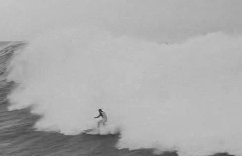
#> input picture optical-flow/JPEGS/surf/frame_17.jpg, 242 x 156 px; its folder holds 4 pictures in this run
$ python ans1_farneback.py
#> lines starting #> are read from the running program, lines starting #| are printed output that depends on the picture; after the words box and inside, x2 and y2 are one past the last pixel; in counts of white or black regions, pixels touching at a corner belong together
import cv2
import argparse
import sys
import numpy as np
from skimage.io import imread_collection

# [5 lines of commented-out code are left out]
col_dir = '/home/hamidreza/cv/HW/hw7/JPEGS/surf/*.jpg'
images = imread_collection(col_dir)
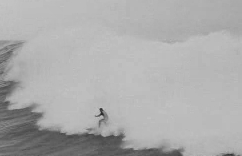
#> input picture optical-flow/JPEGS/surf/frame_19.jpg, 242 x 156 px
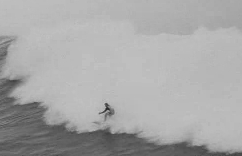
#> input picture optical-flow/JPEGS/surf/frame_27.jpg, 242 x 156 px
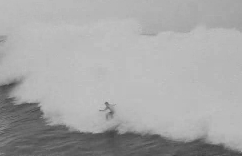
#> input picture optical-flow/JPEGS/surf/frame_33.jpg, 242 x 156 px
#> images = 4 items


##### function to draw the dence flow
def draw_flow(img, flow, step=20):
    h, w = img.shape[:2]
    y, x = np.mgrid[step/2:h:step, step/2:w:step].reshape(2,-1).astype(int)
    fx, fy = flow[y,x].T
    lines = np.vstack([x, y, x+fx, y+fy]).T.reshape(-1, 2, 2)
    lines = np.int32(lines + 0.5)
    vis = cv2.cvtColor(img, cv2.COLOR_GRAY2BGR)
    cv2.polylines(vis, lines, 0, (0, 255, 0))
    for (x1, y1), (x2, y2) in lines:
        cv2.circle(vis, (x1, y1), 1, (0, 255, 0), -1)
    return vis


##### calculate optical flow
take = 22
prevgray = images[1]
#> prevgray is the input picture: shape (156, 242); min 40, max 197, mean 172.1
prevgray = cv2.resize(prevgray, (int(prevgray.shape[1] * 3),int(prevgray.shape[0] * 3)), interpolation = cv2.INTER_AREA)
#> prevgray: shape (468, 726)
j = 1
while(1):
    j = j+1
    gray = images[j]
#> gray is the input picture: shape (156, 242); min 41, max 194, mean 167.7
    gray = cv2.resize(gray, (int(gray.shape[1] * 3),int(gray.shape[0] * 3)), interpolation = cv2.INTER_AREA)
#> gray: shape (468, 726)
    flow = cv2.calcOpticalFlowFarneback(prevgray, gray, None, 0.5, 3, 15, 3, 5, 1.2, 0)
    prevgray = gray

    ### /// PART 1-2 ###
    dif = cv2.absdiff(images[j], images[j-1])                           # find moving objects
    ret, dif = cv2.threshold(dif, 10, 255, cv2.THRESH_BINARY)
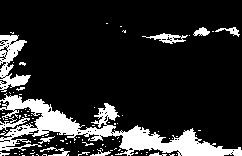
#> dif: shape (156, 242); 16.6% white; 95 white regions (84 under 20 px), largest, box (x1, y1, x2, y2) and area: (0, 93, 242, 156) 4373, (0, 35, 31, 92) 829, (142, 33, 188, 44) 204
    backgraound = cv2.absdiff(images[j], dif)                           # difference of moving and the image
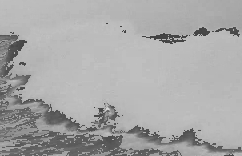
#> backgraound: shape (156, 242); min 63, max 214, mean 168.2
    ### /// PART 1-2 ###


##### output
    ### optical flow
    cv2.imshow("Dense Optic Flow", draw_flow(gray, flow))
#> in draw_flow, `fx, fy = flow[y,x].T`: fx = 828 values, max 64.54 at index 812, min -16.2 at index 219, mean 1.98; fy = 828 values, max 1 at index 556, min -21.39 at index 818, mean -1.55
#> in draw_flow, `cv2.polylines(vis, lines, 0, (0, 255, 0))`: vis: shape (468, 726, 3); mean B, G, R 166.5, 168.8, 166.5
#> the loop in draw_flow, `for (x1, y1), (x2, y2) in lines:` made 828 passes
#> (x1, y1, x2, y2) on passes 1 to 3: (10, 10, 10, 10), (30, 10, 30, 10), (50, 10, 50, 10)
#> after the loop in draw_flow, `for (x1, y1), (x2, y2) in lines:`: vis: shape (468, 726, 3); mean B, G, R 164.9, 169.6, 164.9
    if j==take:
        cv2.imwrite('optf_farneback_surf.jpg', draw_flow(gray, flow))
    ### background
    backgraound = cv2.resize(backgraound, (int(gray.shape[1]),int(gray.shape[0])), interpolation = cv2.INTER_AREA)
#> backgraound: shape (468, 726)
    cv2.imshow("backgraound", draw_flow(backgraound, flow))
#> in draw_flow (call 2), `cv2.polylines(vis, lines, 0, (0, 255, 0))`: vis: shape (468, 726, 3); mean B, G, R 166.9, 169.1, 166.9
#> the loop in draw_flow (call 2), `for (x1, y1), (x2, y2) in lines:` made 828 passes
#> after the loop in draw_flow (call 2), `for (x1, y1), (x2, y2) in lines:`: vis: shape (468, 726, 3); mean B, G, R 165.3, 169.9, 165.3
    if j==take:
        cv2.imwrite('dif_farneback_surf.jpg', draw_flow(backgraound, flow))
    ### moving parts
    dif = cv2.resize(dif, (int(gray.shape[1]),int(gray.shape[0])), interpolation = cv2.INTER_AREA)
#> dif: shape (468, 726); 16.6% white; 95 white regions (56 under 20 px), largest, box (x1, y1, x2, y2) and area: (0, 279, 726, 468) 39357, (0, 105, 93, 276) 7461, (426, 99, 564, 132) 1836
    cv2.imshow("moving parts", draw_flow(dif, flow))
#> call 3 of draw_flow, with flow = array of shape (468, 726, 2), step = 20
#> in draw_flow (call 3), `cv2.polylines(vis, lines, 0, (0, 255, 0))`:
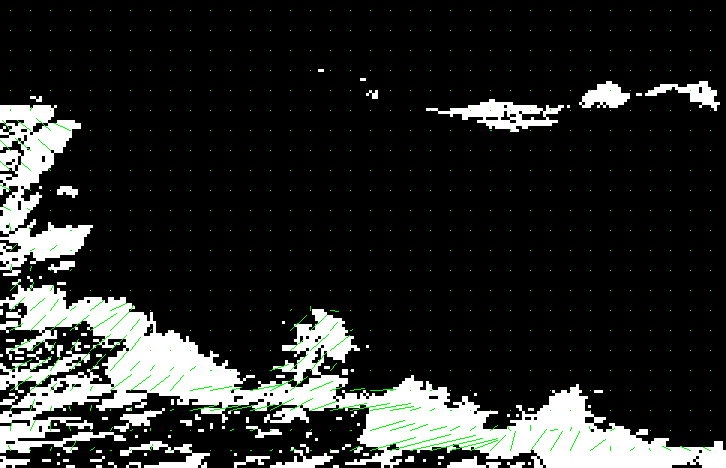
#> vis: shape (468, 726, 3); mean B, G, R 40.9, 43.2, 40.9
#> the loop in draw_flow (call 3), `for (x1, y1), (x2, y2) in lines:` made 828 passes
#> after the loop in draw_flow (call 3), `for (x1, y1), (x2, y2) in lines:`:
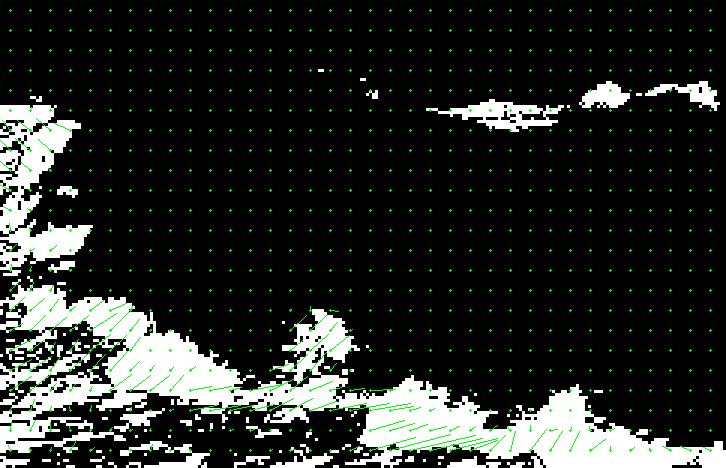
#> vis: shape (468, 726, 3); 0.95% of pixels changed, all inside (x1, y1, x2, y2) = (9, 9, 712, 452)
    if j==take:
        cv2.imwrite('moving_farneback_surf.jpg', draw_flow(dif, flow))

    key = cv2.waitKey(1)
#> (key x is pressed here)
    if (key == ord('x')):
        break

cv2.destroyAllWindows()
